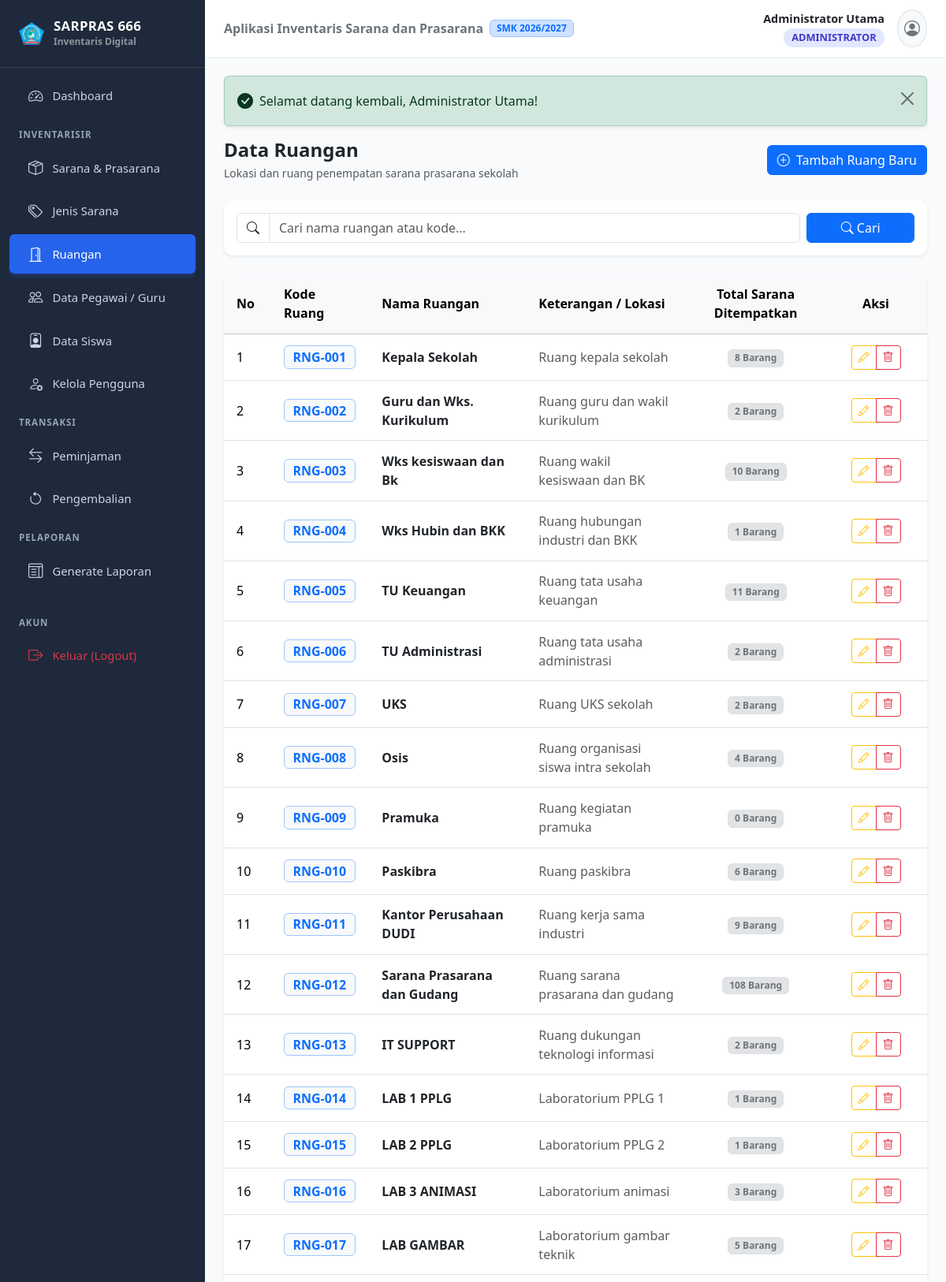
The app's page /ruang.php (signed in, upper part) with its own data.
### tables this page shows
CREATE TABLE `ruang` (
  `id_ruang` INT AUTO_INCREMENT PRIMARY KEY,
  `nama_ruang` VARCHAR(100) NOT NULL,
  `kode_ruang` VARCHAR(20) NOT NULL UNIQUE,
  `keterangan` TEXT
);

### config/Database.php (called while the page is built, shortened)
<?php
class Database {
    private static ?PDO $instance = null;
    private static string $host = 'localhost';
    private static string $dbname = 'db_inventaris_sarana';
    private static string $username = 'root';
    private static string $password = '';
    private static string $charset = 'utf8mb4';
    public static function getConnection(): PDO {
        if (self::$instance === null) {
            try {
                $dsn = "mysql:host=" . self::$host . ";dbname=" . self::$dbname . ";charset=" . self::$charset;
                $options = [
                    PDO::ATTR_ERRMODE            => PDO::ERRMODE_EXCEPTION,
                    PDO::ATTR_DEFAULT_FETCH_MODE => PDO::FETCH_ASSOC,
                    PDO::ATTR_EMULATE_PREPARES   => true,
                ];
                self::$instance = new PDO($dsn, self::$username, self::$password, $options);
            } catch (PDOException $e) {
                die("Koneksi ke database gagal: " . $e->getMessage());
            }
        }
        return self::$instance;
    }
}

### classes/Ruang.php (called while the page is built, shortened)
<?php
require_once __DIR__ . '/../config/Database.php';
class Ruang {
    private PDO $db;
    public function __construct() {
        $this->db = Database::getConnection();
    }
    public function getAll(string $search = ''): array {
        $stmt = $this->db->query("
            SELECT r.*, COUNT(i.id_inventaris) AS total_barang
            FROM ruang r
            LEFT JOIN inventaris i ON r.id_ruang = i.id_ruang
            GROUP BY r.id_ruang
            ORDER BY r.id_ruang ASC
        ");
        return $stmt->fetchAll();
    }
}

### ruang.php (the view, shortened to what this page needs)
<?php
require_once __DIR__ . '/classes/Auth.php';
require_once __DIR__ . '/classes/Ruang.php';
$ruangObj = new Ruang();
$search = trim($_GET['search'] ?? '');
$listRuang = $ruangObj->getAll($search);
include __DIR__ . '/templates/header.php';
?>
<div class="d-flex flex-wrap justify-content-between align-items-center mb-4 gap-2">
    <div>
        <h4 class="fw-bold mb-1 text-dark">Data Ruangan</h4>
        <p class="text-muted small mb-0">Lokasi dan ruang penempatan sarana prasarana sekolah</p>
    </div>
    <button type="button" class="btn btn-primary" data-bs-toggle="modal" data-bs-target="#modalTambah">
        <i class="bi bi-plus-circle me-1"></i> Tambah Ruang Baru
    </button>
</div>
<div class="card mb-4 border-0 shadow-sm">
    <div class="card-body">
        <form method="GET" action="" class="row g-2 align-items-center">
            <div class="col-md-10">
                <div class="input-group">
                    <span class="input-group-text bg-white"><i class="bi bi-search"></i></span>
                    <input type="text" name="search" class="form-control" placeholder="Cari nama ruangan atau kode..." value="<?= htmlspecialchars($search) ?>">
                </div>
            </div>
            <div class="col-md-2 d-flex gap-1">
                <button type="submit" class="btn btn-primary flex-grow-1"><i class="bi bi-search"></i> Cari</button>
            </div>
        </form>
    </div>
</div>
<div class="card border-0 shadow-sm">
    <div class="card-body p-0">
        <div class="table-responsive">
            <table class="table table-hover align-middle mb-0">
                <thead class="table-light">
                    <tr>
                        <th style="width: 60px;">No</th>
                        <th>Kode Ruang</th>
                        <th>Nama Ruangan</th>
                        <th>Keterangan / Lokasi</th>
                        <th class="text-center">Total Sarana Ditempatkan</th>
                        <th class="text-center" style="width: 130px;">Aksi</th>
                    </tr>
                </thead>
                <tbody>
                    <?php if (empty($listRuang)): ?>
                        <tr>
                            <td colspan="6" class="text-center py-5 text-muted">
                                <i class="bi bi-inbox fs-2 d-block mb-2"></i>
                                Belum ada data ruangan.
                            </td>
                        </tr>
                    <?php else: ?>
                        <?php $no = 1; foreach ($listRuang as $row): ?>
                            <tr>
                                <td><?= $no++ ?></td>
                                <td><span class="badge bg-light text-primary border border-primary-subtle fs-6"><?= htmlspecialchars($row['kode_ruang']) ?></span></td>
                                <td class="fw-bold text-dark"><?= htmlspecialchars($row['nama_ruang']) ?></td>
                                <td class="text-muted"><?= htmlspecialchars($row['keterangan'] ?: '-') ?></td>
                                <td class="text-center">
                                    <span class="badge bg-secondary-subtle text-secondary border">
                                        <?= (int) $row['total_barang'] ?> Barang
                                    </span>
                                </td>
                                <td class="text-center">
                                    <div class="btn-group btn-group-sm">
                                        <button type="button" class="btn btn-outline-warning"
                                                data-bs-toggle="modal"
                                                data-bs-target="#modalEdit"
                                                data-item='<?= json_encode($row, JSON_HEX_TAG | JSON_HEX_APOS | JSON_HEX_QUOT | JSON_HEX_AMP) ?>'
                                                title="Edit">
                                            <i class="bi bi-pencil"></i>
                                        </button>
                                        <button type="button" class="btn btn-outline-danger"
                                                data-bs-toggle="modal"
                                                data-bs-target="#modalHapus"
                                                data-id="<?= $row['id_ruang'] ?>"
                                                data-nama="<?= htmlspecialchars($row['nama_ruang']) ?>"
                                                title="Hapus">
                                            <i class="bi bi-trash"></i>
                                        </button>
                                    </div>
                                </td>
                            </tr>
                        <?php endforeach; ?>
                    <?php endif; ?>
                </tbody>
            </table>
        </div>
    </div>
</div>
<?php include __DIR__ . '/templates/footer.php'; ?>

### assets/css/style.css (style rules this page uses)
:root { --primary-color: #2563eb; --primary-hover: #1d4ed8; --sidebar-width: 260px; --sidebar-bg: #1e293b; --sidebar-color: #cbd5e1; --sidebar-active-bg: #2563eb; --sidebar-active-color: #ffffff; --body-bg: #f8fafc; }
body { font-family: system-ui, -apple-system, "Segoe UI", Roboto, "Helvetica Neue", Arial, sans-serif; background-color: var(--body-bg); min-height: 100vh; display: flex; flex-direction: column; overflow-x: hidden; }
.card { border: 1px solid rgba(0, 0, 0, 0.05); border-radius: 0.75rem; box-shadow: 0 1px 3px rgba(0, 0, 0, 0.02), 0 2px 4px rgba(0, 0, 0, 0.02); }
.table > :not(caption) > * > * { padding: 0.85rem 1rem; vertical-align: middle; }

### records on screen
ruang: kode_ruang "RNG-001", nama_ruang "Kepala Sekolah", keterangan "Ruang kepala sekolah", total_barang "8"
ruang: kode_ruang "RNG-002", nama_ruang "Guru dan Wks. Kurikulum", keterangan "Ruang guru dan wakil kurikulum", total_barang "2"
ruang: kode_ruang "RNG-003", nama_ruang "Wks kesiswaan dan Bk", keterangan "Ruang wakil kesiswaan dan BK", total_barang "10"
ruang: kode_ruang "RNG-004", nama_ruang "Wks Hubin dan BKK", keterangan "Ruang hubungan industri dan BKK", total_barang "1"
ruang: kode_ruang "RNG-005", nama_ruang "TU Keuangan", keterangan "Ruang tata usaha keuangan", total_barang "11"
ruang: kode_ruang "RNG-006", nama_ruang "TU Administrasi", keterangan "Ruang tata usaha administrasi", total_barang "2"
ruang: kode_ruang "RNG-007", nama_ruang "UKS", keterangan "Ruang UKS sekolah", total_barang "2"
ruang: kode_ruang "RNG-008", nama_ruang "Osis", keterangan "Ruang organisasi siswa intra sekolah", total_barang "4"
ruang: kode_ruang "RNG-009", nama_ruang "Pramuka", keterangan "Ruang kegiatan pramuka", total_barang "0"
ruang: kode_ruang "RNG-010", nama_ruang "Paskibra", keterangan "Ruang paskibra", total_barang "6"
ruang: kode_ruang "RNG-011", nama_ruang "Kantor Perusahaan DUDI", keterangan "Ruang kerja sama industri", total_barang "9"
ruang: kode_ruang "RNG-012", nama_ruang "Sarana Prasarana dan Gudang", keterangan "Ruang sarana prasarana dan gudang", total_barang "108"
ruang: kode_ruang "RNG-013", nama_ruang "IT SUPPORT", keterangan "Ruang dukungan teknologi informasi", total_barang "2"
ruang: kode_ruang "RNG-014", nama_ruang "LAB 1 PPLG", keterangan "Laboratorium PPLG 1", total_barang "1"
ruang: kode_ruang "RNG-015", nama_ruang "LAB 2 PPLG", keterangan "Laboratorium PPLG 2", total_barang "1"
ruang: kode_ruang "RNG-016", nama_ruang "LAB 3 ANIMASI", keterangan "Laboratorium animasi", total_barang "3"
ruang: kode_ruang "RNG-017", nama_ruang "LAB GAMBAR", keterangan "Laboratorium gambar teknik", total_barang "5"

### other values on screen
$currentUser['nama'] "Administrator Utama"
$currentUser['level'] "ADMINISTRATOR"
$_SESSION['flash_success'] "Selamat datang kembali, Administrator Utama!"
